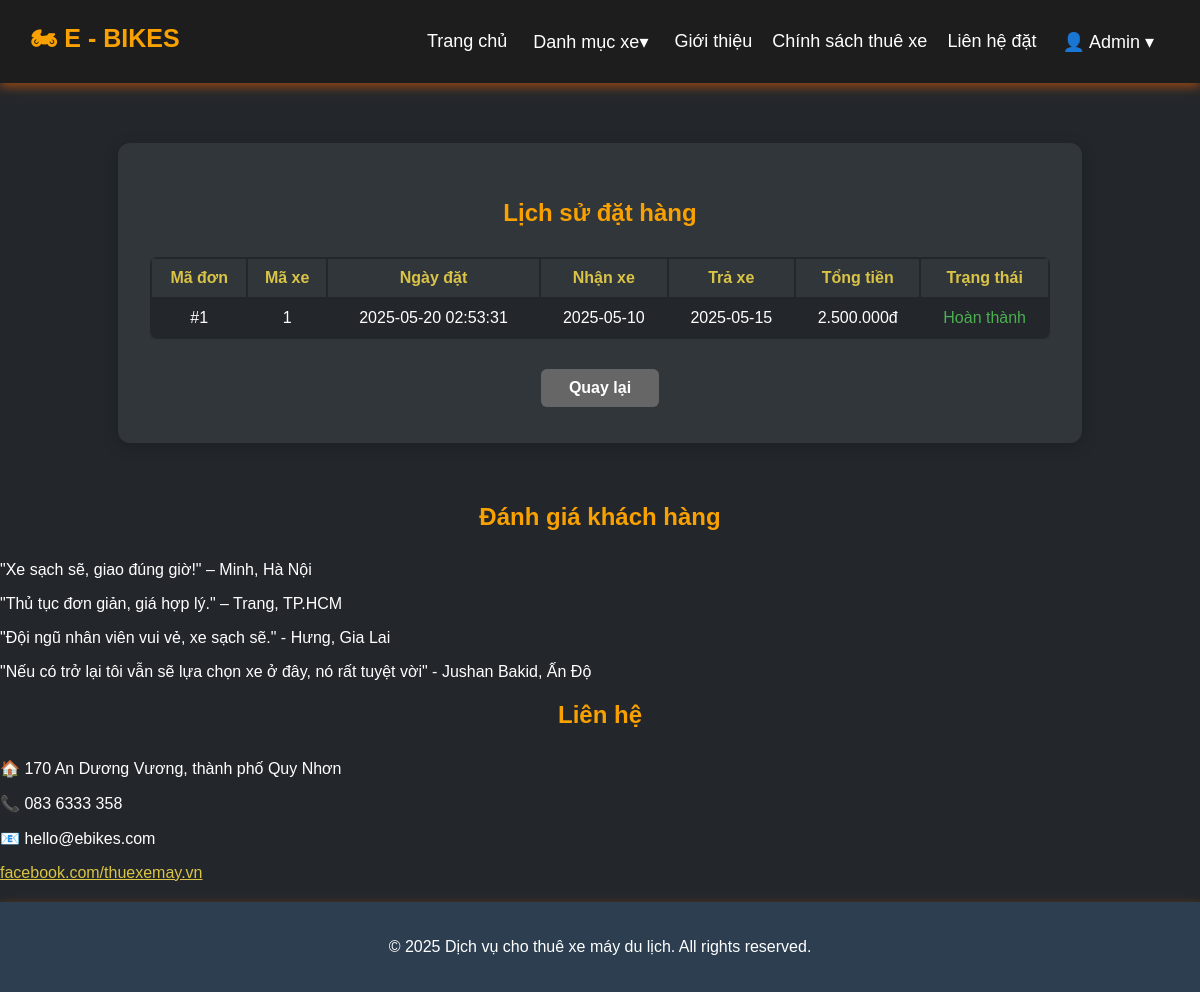
/lich_su_dat_hang.php (signed in), run on the app's committed database.
### tables this page shows
CREATE TABLE `don_thue` (
  `ma_don_thue` int(11) NOT NULL,
  `ma_nguoi_dung` int(11) NOT NULL,
  `ngay_thue` date NOT NULL,
  `ngay_tra` date NOT NULL,
  `tong_tien` decimal(10,2) NOT NULL,
  `tinh_trang` enum('da_dat','dang_thue','hoan_thanh','da_huy') DEFAULT 'da_dat',
  `ngay_tao` timestamp NULL DEFAULT current_timestamp()
);

### lich_su_dat_hang.php (the view, shortened to what this page needs)
<?php
include 'connect.php';
$user_id = $_SESSION['user_id'];
$order_sql = "SELECT d.ma_don_thue, GROUP_CONCAT(c.ma_xe) as ds_ma_xe, d.ngay_tao, d.ngay_thue, d.ngay_tra, d.tong_tien, d.tinh_trang
              FROM don_thue d
              LEFT JOIN chi_tiet_don_thue c ON d.ma_don_thue = c.ma_don_thue
              WHERE d.ma_nguoi_dung = ?
              GROUP BY d.ma_don_thue
              ORDER BY d.ngay_tao DESC";
$order_stmt = $conn->prepare($order_sql);
$order_stmt->bind_param('i', $user_id);
$order_stmt->execute();
$order_result = $order_stmt->get_result();
?>
<!DOCTYPE html>
<html lang="vi">
<head>
    <link rel="stylesheet" href="css/vidu.css">
</head>
<body>
    <?php include 'header.php'; ?>
    <div class="box">
        <h2>Lịch sử đặt hàng</h2>
        <?php if ($order_result->num_rows > 0): ?>
        <div style="overflow-x:auto;">
        <table>
            <thead>
                <tr>
                    <th>Mã đơn</th>
                    <th>Mã xe</th>
                    <th>Ngày đặt</th>
                    <th>Nhận xe</th>
                    <th>Trả xe</th>
                    <th>Tổng tiền</th>
                    <th>Trạng thái</th>
                </tr>
            </thead>
            <tbody>
                <?php while($order = $order_result->fetch_assoc()): ?>
                <tr>
                    <td>#<?php echo $order['ma_don_thue']; ?></td>
                    <td><?php echo $order['ds_ma_xe']; ?></td>
                    <td><?php echo $order['ngay_tao']; ?></td>
                    <td><?php echo $order['ngay_thue']; ?></td>
                    <td><?php echo $order['ngay_tra']; ?></td>
                    <td><?php echo number_format($order['tong_tien'], 0, ',', '.'); ?>đ</td>
                    <td>
                        <?php
                        if ($order['tinh_trang'] == 'da_dat') echo '<span style="color:#f8a100;">Chờ xử lý</span>';
                        elseif ($order['tinh_trang'] == 'dang_thue') echo '<span style="color:#4caf50;">Đang thuê</span>';
                        elseif ($order['tinh_trang'] == 'hoan_thanh') echo '<span style="color:#4caf50;">Hoàn thành</span>';
                        elseif ($order['tinh_trang'] == 'da_huy') echo '<span style="color:#e53935;">Đã hủy</span>';
                        else echo htmlspecialchars($order['tinh_trang']);
                        ?>
                    </td>
                </tr>
                <?php endwhile; ?>
            </tbody>
        </table>
        </div>
        <?php else: ?>
            <div style="margin-top:24px;text-align:center;color:#dac446;">Bạn chưa có đơn đặt xe nào.</div>
        <?php endif; ?>
        <div class="actions">
            <a href="thong_tin_ca_nhan.php">Quay lại</a>
        </div>
    </div>
    <?php include 'footer.php'; ?>
</body>
</html>

### css/vidu.css (style rules this page uses)
body { font-family: Arial, sans-serif; margin: 0; padding: 0; background-color: #2b2a2a; color: #E0E0E0; }

### lich_su_dat_hang.php (style rules this page uses)
body { background: #23272b; color: #fff; font-family: Arial, sans-serif; }
.box { max-width: 900px; margin: 60px auto; background: #31363b; border-radius: 12px; box-shadow: 0 4px 16px #0003; padding: 36px 32px; }
h2 { color: #f8a100; text-align: center; margin-bottom: 30px; }
table { width: 100%; background: #23272b; color: #fff; border-radius: 8px; box-shadow: 0 2px 8px #0002; }
th, td { padding: 10px 8px; text-align: center; }
th { background: #31363b; color: #dac446; }
.actions { text-align: center; margin-top: 30px; }
.actions a { display: inline-block; background: #666; color: #fff; padding: 10px 28px; border-radius: 6px; text-decoration: none; font-weight: bold; transition: 0.3s; border: none; cursor: pointer; }

### data on the page
don_thue: ma_don_thue "1", ds_ma_xe "1", ngay_tao "2025-05-20 02:53:31", ngay_thue "2025-05-10", ngay_tra "2025-05-15", tong_tien "2.500.000", tinh_trang "Hoàn thành"

### other printed values
$_SESSION['user_name'] "Admin"
